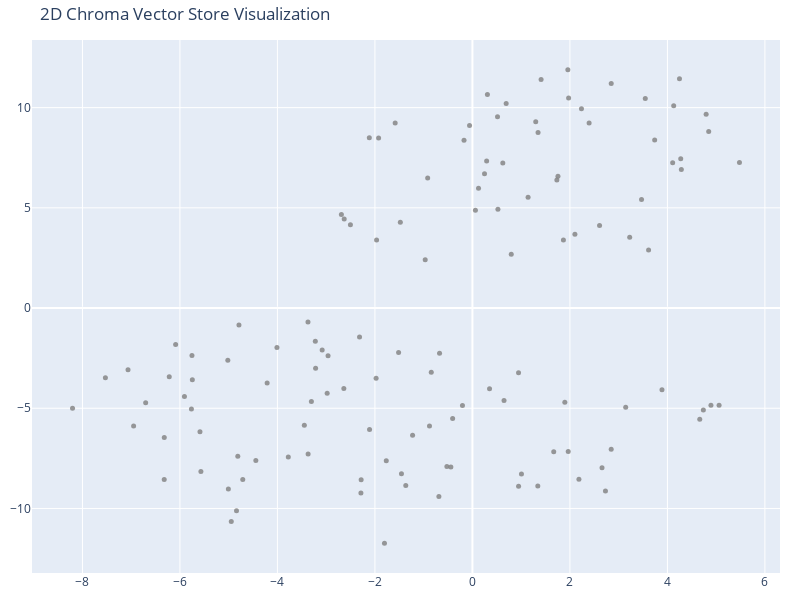

Notebook source saved alongside this figure:
### Code cell
tsne = TSNE(n_components=2, random_state=42)
reduced_vectors = tsne.fit_transform(vectors)

# Create the 2D scatter plot
fig = go.Figure(data=[go.Scatter(
    x=reduced_vectors[:, 0],
    y=reduced_vectors[:, 1],
    mode='markers',
    marker=dict(size=5, color=colors, opacity=0.8),
    text=[f"Type: {t}<br>Text: {d[:100]}..." for t, d in zip(doc_types, documents)],
    hoverinfo='text'
)])

fig.update_layout(title='2D Chroma Vector Store Visualization',
    scene=dict(xaxis_title='x',yaxis_title='y'),
    width=800,
    height=600,
    margin=dict(r=20, b=10, l=10, t=40)
)

fig.show()

### Figure 1 — Plotly figure (JSON) as saved in the notebook; plotly's stock layout.template omitted (floating-point values rounded to 4 significant figures)
{"data": [{"hoverinfo": "text", "marker": {"color": ["gray", "gray", "gray", "gray", "gray", "gray", "gray", "gray", "gray", "gray", "gray", "gray", "gray", "gray", "gray", "gray", "gray", "gray", "gray", "gray", "gray", "gray", "gray", "gray", "gray", "gray", "gray", "gray", "gray", "gray", "gray", "gray", "gray", "gray", "gray", "gray", "gray", "gray", "gray", "gray", "gray", "gray", "gray", "gray", "gray", "gray", "gray", "gray", "gray", "gray", "gray", "gray", "gray", "gray", "gray", "gray", "gray", "gray", "gray", "gray", "gray", "gray", "gray", "gray", "gray", "gray", "gray", "gray", "gray", "gray", "gray", "gray", "gray", "gray", "gray", "gray", "gray", "gray", "gray", "gray", "gray", "gray", "gray", "gray", "gray", "gray", "gray", "gray", "gray", "gray", "gray", "gray", "gray", "gray", "gray", "gray", "gray", "gray", "gray", "gray", "gray", "gray", "gray", "gray", "gray", "gray", "gray", "gray", "gray", "gray", "gray", "gray", "gray", "gray", "gray", "gray", "gray", "gray", "gray", "gray", "gray", "gray", "gray"], "opacity": 0.8, "size": 5}, "mode": "markers", "text": ["Type: unknown<br>Text: # About Insurellm\n\nInsurellm was founded by Avery Lancaster in 2015 as an insurance tech startup des...", "Type: unknown<br>Text: # Careers at Insurellm\n\nInsurellm is hiring! We are looking for talented software engineers, data sc...", "Type: unknown<br>Text: # Overview of Insurellm\n\nInsurellm is an innovative insurance tech firm with 200 employees across th...", "Type: unknown<br>Text: # Contract with Apex Reinsurance for Rellm: AI-Powered Enterprise Reinsurance Solution\n\n## Terms\n\n1....", "Type: unknown<br>Text: ## Renewal\n\n1. **Automatic Renewal**: This Agreement will automatically renew for successive one-yea...", "Type: unknown<br>Text: 2. **Seamless Integrations**: The architecture of Rellm allows for easy integration with existing sy...", "Type: unknown<br>Text: 1. **Technical Support**: Provider shall offer dedicated technical support to the Client via phone, ...", "Type: unknown<br>Text: **Insurellm, Inc.**  \n_____________________________  \nAuthorized Signature   \nDate: ________________...", "Type: unknown<br>Text: # Contract with Belvedere Insurance for Markellm\n\n## Terms\nThis Contract (\"Agreement\") is made and e...", "Type: unknown<br>Text: ## Renewal\n1. **Renewal Terms**: This Agreement may be renewed for additional one-year terms upon mu...", "Type: unknown<br>Text: ## Features\n1. **AI-Powered Matching**: Belvedere Insurance will benefit from Markellm's AI-powered ...", "Type: unknown<br>Text: ## Support\n1. **Technical Support**: Technical support will be available from 9 AM to 7 PM EST, Mond...", "Type: unknown<br>Text: **Belvedere Insurance**  \nSignature: ______________________  \nName: [Authorized Signatory]  \nTitle: ...", "Type: unknown<br>Text: # Contract with BrightWay Solutions for Markellm\n\n**Contract Date:** October 5, 2023  \n**Contract ID...", "Type: unknown<br>Text: 3. **Service Level Agreement (SLA):**  \n   Insurellm commits to a 99.9% uptime for the platform with...", "Type: unknown<br>Text: 2. **Real-Time Quote Availability:**  \n   Consumers sourced via BrightWay Solutions will receive rea...", "Type: unknown<br>Text: 3. **Training and Onboarding:**  \n   Insurellm agrees to provide one free training session on how to...", "Type: unknown<br>Text: # Contract with EverGuard Insurance for Rellm: AI-Powered Enterprise Reinsurance Solution\n\n**Contrac...", "Type: unknown<br>Text: 4. **Usage Rights**: EverGuard Insurance is granted a non-exclusive, non-transferable license to acc...", "Type: unknown<br>Text: 2. **Customizable Dashboard**: Users at EverGuard Insurance will have access to a customizable dashb...", "Type: unknown<br>Text: 3. **Updates and Upgrades**: EverGuard Insurance will receive all platform updates and upgrades at n...", "Type: unknown<br>Text: # Contract with GreenField Holdings for Markellm\n\n**Effective Date:** November 15, 2023  \n**Contract...", "Type: unknown<br>Text: ## Renewal\n1. **Automatic Renewal**: This contract will automatically renew for sequential one-year ...", "Type: unknown<br>Text: ## Features\n1. **AI-Powered Matching**: Access to advanced algorithms that connect GreenField Holdin...", "Type: unknown<br>Text: ## Support\n1. **Customer Support Access**: The Client will have access to dedicated support through ...", "Type: unknown<br>Text: **Signatures:**  \n_________________________                           _________________________  \n**...", "Type: unknown<br>Text: # Contract with Greenstone Insurance for Homellm\n\n---\n\n## Terms\n\n1. **Parties**: This Contract (\"Agr...", "Type: unknown<br>Text: 4. **Payment Terms**: \n   - The Customer shall pay an amount of $10,000 per month for the Standard T...", "Type: unknown<br>Text: ---\n\n## Features\n\n- **AI-Powered Risk Assessment**: Customer will have access to enhanced risk evalu...", "Type: unknown<br>Text: - **Customer Portal**: A dedicated portal will be provided, allowing the Customer's clients to manag...", "Type: unknown<br>Text: ______________________________  \n[Name], [Title]  \nDate: ______________________\n\n**For Greenstone In...", "Type: unknown<br>Text: # Contract with GreenValley Insurance for Homellm\n\n**Contract Date:** October 6, 2023  \n**Contract N...", "Type: unknown<br>Text: 4. **Confidentiality:** Both parties agree to maintain the confidentiality of proprietary informatio...", "Type: unknown<br>Text: 1. **AI-Powered Risk Assessment:** Access to advanced AI algorithms for real-time risk evaluations.\n...", "Type: unknown<br>Text: 3. **Regular Updates:** Insurellm will offer ongoing updates and enhancements to the Homellm platfor...", "Type: unknown<br>Text: # Contract with Pinnacle Insurance Co. for Homellm\n\n## Terms\nThis contract (\"Contract\") is entered i...", "Type: unknown<br>Text: ## Renewal\n1. **Renewal Terms**: At the end of the initial term, this Contract shall automatically r...", "Type: unknown<br>Text: ## Features\n1. **AI-Powered Risk Assessment**: Utilized for tailored underwriting decisions specific...", "Type: unknown<br>Text: ## Support\n1. **Technical Support**: Insurellm shall provide 24/7 technical support via an email and...", "Type: unknown<br>Text: # Contract with Roadway Insurance Inc. for Carllm\n\n---\n\n## Terms\n\n1. **Agreement Effective Date**: T...", "Type: unknown<br>Text: ---\n\n## Renewal\n\n1. **Automatic Renewal**: This agreement will automatically renew for an additional...", "Type: unknown<br>Text: ---\n\n## Features\n\n1. **Access to Core Features**: Roadway Insurance Inc. will have access to all Pro...", "Type: unknown<br>Text: ---\n\n## Support\n\n1. **Technical Support**: Roadway Insurance Inc. will receive priority technical su...", "Type: unknown<br>Text: # Contract with Stellar Insurance Co. for Rellm\n\n## Terms\nThis contract is made between **Insurellm*...", "Type: unknown<br>Text: ### Termination\nEither party may terminate this agreement with a **30-day written notice**. In the e...", "Type: unknown<br>Text: ## Features\nStellar Insurance Co. will receive access to the following features of the Rellm product...", "Type: unknown<br>Text: ## Support\nInsurellm provides Stellar Insurance Co. with the following support services:\n\n- **24/7 T...", "Type: unknown<br>Text: # Contract with TechDrive Insurance for Carllm\n\n**Contract Date:** October 1, 2024  \n**Contract Dura...", "Type: unknown<br>Text: ## Renewal\n\n1. **Automatic Renewal**: This contract shall automatically renew for additional one-yea...", "Type: unknown<br>Text: ## Support\n\n1. **Customer Support**: Insurellm will provide 24/7 customer support to TechDrive Insur...", "Type: unknown<br>Text: **TechDrive Insurance Representative:**  \nName: Sarah Johnson  \nTitle: Operations Director  \nDate: _...", "Type: unknown<br>Text: # Contract with Velocity Auto Solutions for Carllm\n\n**Contract Date:** October 1, 2023  \n**Contract ...", "Type: unknown<br>Text: ## Renewal\n\n1. **Automatic Renewal**: This contract will automatically renew for successive 12-month...", "Type: unknown<br>Text: ## Support\n\n1. **Customer Support**: Velocity Auto Solutions will have access to Insurellm’s custome...", "Type: unknown<br>Text: # HR Record\n\n# Alex Chen\n\n## Summary\n- **Date of Birth:** March 15, 1990  \n- **Job Title:** Backend ...", "Type: unknown<br>Text: ## Annual Performance History\n- **2020:**  \n  - Completed onboarding successfully.  \n  - Met expecta...", "Type: unknown<br>Text: ## Compensation History\n- **2020:** Base Salary: $80,000  \n- **2021:** Base Salary Increase to $90,0...", "Type: unknown<br>Text: Alex Chen continues to be a vital asset at Insurellm, contributing significantly to innovative backe...", "Type: unknown<br>Text: # HR Record\n\n# Alex Harper\n\n## Summary\n- **Date of Birth**: March 15, 1993  \n- **Job Title**: Sales ...", "Type: unknown<br>Text: ## Annual Performance History  \n- **2021**:  \n  - **Performance Rating**: 4.5/5  \n  - **Key Achievem...", "Type: unknown<br>Text: - **2022**:  \n  - **Base Salary**: $65,000 (Promotion to Senior SDR)  \n  - **Bonus**: $13,000 (20% o...", "Type: unknown<br>Text: # HR Record\n\n# Alex Thomson\n\n## Summary\n- **Date of Birth:** March 15, 1995  \n- **Job Title:** Sales...", "Type: unknown<br>Text: ## Annual Performance History  \n- **2022** - Rated as \"Exceeds Expectations.\" Alex Thomson achieved ...", "Type: unknown<br>Text: ## Other HR Notes\n- Alex Thomson is an active member of the Diversity and Inclusion committee at Ins...", "Type: unknown<br>Text: # Avery Lancaster\n\n## Summary\n- **Date of Birth**: March 15, 1985  \n- **Job Title**: Co-Founder & Ch...", "Type: unknown<br>Text: - **2010 - 2013**: Business Analyst at Edge Analytics  \n  Prior to joining Innovate, Avery worked as...", "Type: unknown<br>Text: - **2018**: **Exceeds Expectations**  \n  Under Avery’s pivoted vision, Insurellm launched two new su...", "Type: unknown<br>Text: - **2022**: **Satisfactory**  \n  Avery focused on rebuilding team dynamics and addressing employee c...", "Type: unknown<br>Text: ## Compensation History\n- **2015**: $150,000 base salary + Significant equity stake  \n- **2016**: $1...", "Type: unknown<br>Text: ## Other HR Notes\n- **Professional Development**: Avery has actively participated in leadership trai...", "Type: unknown<br>Text: # HR Record\n\n# Emily Carter\n\n## Summary\n- **Date of Birth:** August 12, 1990  \n- **Job Title:** Acco...", "Type: unknown<br>Text: - **2017-2019:** Marketing Intern  \n  - Assisted with market research and campaign development for s...", "Type: unknown<br>Text: ## Compensation History\n| Year | Base Salary | Bonus         | Total Compensation |\n|------|--------...", "Type: unknown<br>Text: Emily Carter exemplifies the kind of talent that drives Insurellm's success and is an invaluable ass...", "Type: unknown<br>Text: # HR Record\n\n# Emily Tran\n\n## Summary\n- **Date of Birth:** March 18, 1991  \n- **Job Title:** Digital...", "Type: unknown<br>Text: - **January 2017 - May 2018**: Marketing Intern  \n  - Supported the Marketing team by collaborating ...", "Type: unknown<br>Text: - **2021**:  \n  - Performance Rating: Meets Expectations  \n  - Key Achievements: Contributed to the ...", "Type: unknown<br>Text: - **Professional Development Goals**:  \n  - Emily Tran aims to become a Marketing Manager within the...", "Type: unknown<br>Text: # HR Record\n\n# Jordan Blake\n\n## Summary\n- **Date of Birth:** March 15, 1993  \n- **Job Title:** Sales...", "Type: unknown<br>Text: ## Annual Performance History\n- **2021:** First year at Insurellm; achieved 90% of monthly targets. ...", "Type: unknown<br>Text: ## Other HR Notes\n- Jordan has shown an interest in continuing education, actively participating in ...", "Type: unknown<br>Text: # HR Record\n\n# Jordan K. Bishop\n\n## Summary\n- **Date of Birth:** March 15, 1990\n- **Job Title:** Fro...", "Type: unknown<br>Text: ## Annual Performance History\n- **2019:** Exceeds Expectations - Continuously delivered high-quality...", "Type: unknown<br>Text: ## Compensation History\n- **June 2018:** Starting Salary - $85,000\n- **June 2019:** Salary Increase ...", "Type: unknown<br>Text: ## Other HR Notes\n- Jordan K. Bishop has been an integral part of club initiatives, including the In...", "Type: unknown<br>Text: # HR Record\n\n# Maxine Thompson\n\n## Summary\n- **Date of Birth:** January 15, 1991  \n- **Job Title:** ...", "Type: unknown<br>Text: ## Insurellm Career Progression\n- **January 2017 - October 2018**: **Junior Data Engineer**  \n  * Ma...", "Type: unknown<br>Text: - **January 2021 - Present**: **Senior Data Engineer**  \n  * Maxine was promoted to Senior Data Engi...", "Type: unknown<br>Text: ## Annual Performance History\n- **2017**: *Meets Expectations*  \n  Maxine showed potential in her ro...", "Type: unknown<br>Text: - **2021**: *Exceeds Expectations*  \n  Maxine spearheaded the transition to a new data warehousing s...", "Type: unknown<br>Text: ## Compensation History\n- **2017**: $70,000 (Junior Data Engineer)  \n- **2018**: $75,000 (Junior Dat...", "Type: unknown<br>Text: # HR Record\n\n# Oliver Spencer\n\n## Summary\n- **Date of Birth**: May 14, 1990  \n- **Job Title**: Backe...", "Type: unknown<br>Text: ## Annual Performance History\n- **2018**: **3/5** - Adaptable team player but still learning to take...", "Type: unknown<br>Text: ## Compensation History\n- **March 2018**: Initial salary of $80,000.\n- **July 2019**: Salary increas...", "Type: unknown<br>Text: # Samantha Greene\n\n## Summary\n- **Date of Birth:** October 14, 1990\n- **Job Title:** HR Generalist\n-...", "Type: unknown<br>Text: ## Annual Performance History\n- **2020:** Exceeds Expectations  \n  Samantha Greene demonstrated exce...", "Type: unknown<br>Text: ## Compensation History\n- **2020:** Base Salary - $55,000  \n  The entry-level salary matched industr...", "Type: unknown<br>Text: - **2023:** Base Salary - $70,000  \n  Recognized for substantial improvement in employee relations m...", "Type: unknown<br>Text: # HR Record\n\n# Samuel Trenton\n\n## Summary\n- **Date of Birth:** April 12, 1989  \n- **Job Title:** Sen...", "Type: unknown<br>Text: ## Annual Performance History\n- **2023:** Rating: 4.5/5  \n  *Samuel exceeded expectations, successfu...", "Type: unknown<br>Text: ## Compensation History\n- **2023:** Base Salary: $115,000 + Bonus: $15,000  \n  *Annual bonus based o...", "Type: unknown<br>Text: - **Engagement in Company Culture:** Regularly participates in team-building events and contributes ...", "Type: unknown<br>Text: # Product Summary\n\n# Carllm\n\n## Summary\n\nCarllm is an innovative auto insurance product developed by...", "Type: unknown<br>Text: - **Instant Quoting**: With Carllm, insurance companies can offer near-instant quotes to customers, ...", "Type: unknown<br>Text: - **Mobile Integration**: Carllm is designed to work seamlessly with mobile applications, providing ...", "Type: unknown<br>Text: - **Professional Tier**: $2,500/month\n  - For medium-sized companies.\n  - All Basic Tier features pl...", "Type: unknown<br>Text: ### Q2 2025: Customer Experience Improvements\n- Launch of a new **mobile app** for end-users.\n- Intr...", "Type: unknown<br>Text: # Product Summary\n\n# Homellm\n\n## Summary\nHomellm is an innovative home insurance product developed b...", "Type: unknown<br>Text: ### 2. Dynamic Pricing Model\nWith Homellm's innovative dynamic pricing model, insurance providers ca...", "Type: unknown<br>Text: ### 5. Multi-Channel Integration\nHomellm seamlessly integrates into existing insurance platforms, pr...", "Type: unknown<br>Text: - **Basic Tier:** Starting at $5,000/month for small insurers with basic integration features.\n- **S...", "Type: unknown<br>Text: All tiers include a comprehensive training program and ongoing updates to ensure optimal performance...", "Type: unknown<br>Text: With Homellm, Insurellm is committed to transforming the landscape of home insurance, ensuring both ...", "Type: unknown<br>Text: # Product Summary\n\n# Markellm\n\n## Summary\n\nMarkellm is an innovative two-sided marketplace designed ...", "Type: unknown<br>Text: - **User-Friendly Interface**: Designed with user experience in mind, Markellm features an intuitive...", "Type: unknown<br>Text: - **Customer Support**: Our dedicated support team is always available to assist both consumers and ...", "Type: unknown<br>Text: ### For Insurance Companies:\n- **Basic Listing Fee**: $199/month for a featured listing on the platf...", "Type: unknown<br>Text: ### Q3 2025\n- Initiate a comprehensive marketing campaign targeting both consumers and insurers to i...", "Type: unknown<br>Text: # Product Summary\n\n# Rellm: AI-Powered Enterprise Reinsurance Solution\n\n## Summary\n\nRellm is an inno...", "Type: unknown<br>Text: ### Seamless Integrations\nRellm's architecture is designed for effortless integration with existing ...", "Type: unknown<br>Text: ### Regulatory Compliance Tools\nRellm includes built-in compliance tracking features to help organiz...", "Type: unknown<br>Text: Join the growing number of organizations leveraging Rellm to enhance their reinsurance processes whi...", "Type: unknown<br>Text: Experience the future of reinsurance with Rellm, where innovation meets reliability. Let Insurellm h..."], "type": "scatter", "x": [-4.947, 0.7965, -4.84, -5.746, 3.144, -8.203, -4.01, -3.373, -0.844, 5.06, -2.11, -3.223, -0.6744, 0.3512, 1.896, 0.6484, -2.315, -6.219, -7.065, -7.529, -4.79, -1.514, 4.737, -2.287, 0.9464, -1.804, -2.638, 3.889, -3.777, -2.961, -1.976, -2.98, -3.303, -3.448, -3.217, -4.211, 4.893, -3.371, -3.082, 2.729, 4.663, -2.283, 0.9469, -5.753, -6.088, -5.764, -5.018, 2.185, 2.659, 1.006, 1.342, 1.966, 2.847, 1.668, 1.755, -1.585, 2.237, -0.9686, 0.2916, -0.05956, 1.299, 0.2482, 0.3075, 0.1249, -1.966, -2.503, -2.688, -2.63, 1.409, -1.479, -0.1724, 2.608, 4.248, 3.614, 1.867, 2.103, 0.5148, 3.226, 0.6232, 1.346, 0.06181, 1.142, -2.115, 1.958, 0.5232, 5.478, 4.108, 4.273, 4.847, 4.286, 3.738, 1.732, -1.925, 2.394, 4.129, 4.795, 2.847, 3.546, -0.9177, 0.6923, 1.973, 3.469, -0.6878, -1.367, -0.5238, -0.4423, -1.456, -4.813, -4.443, -4.711, -6.323, -5.57, -5.006, -1.228, -0.8811, -0.406, -0.2038, -1.767, -5.589, -6.95, -5.908, -6.321, -6.703], "y": [-10.65, 2.688, -10.11, -3.576, -4.945, -5.005, -1.969, -0.7017, -3.205, -4.851, -6.066, -1.656, -2.253, -4.027, -4.706, -4.609, -1.446, -3.424, -3.078, -3.472, -0.8427, -2.219, -5.089, -9.233, -3.226, -11.73, -4.016, -4.079, -7.429, -2.381, -3.509, -4.254, -4.669, -5.842, -3.005, -3.741, -4.847, -7.278, -2.096, -9.126, -5.547, -8.567, -8.893, -2.371, -1.823, -5.044, -2.608, -8.537, -7.969, -8.284, -8.877, -7.158, -7.046, -7.169, 6.581, 9.227, 9.94, 2.403, 7.335, 9.104, 9.3, 6.707, 10.65, 5.974, 3.39, 4.151, 4.666, 4.444, 11.4, 4.287, 8.368, 4.114, 11.44, 2.898, 3.398, 3.683, 9.544, 3.527, 7.238, 8.758, 4.881, 5.524, 8.5, 11.89, 4.926, 7.259, 7.256, 7.448, 8.815, 6.915, 8.382, 6.386, 8.488, 9.237, 10.1, 9.664, 11.21, 10.46, 6.493, 10.2, 10.48, 5.413, -9.407, -8.849, -7.907, -7.927, -8.268, -7.391, -7.612, -8.556, -8.551, -8.162, -9.025, -6.353, -5.891, -5.505, -4.86, -7.623, -6.167, -5.886, -4.419, -6.463, -4.73]}], "layout": {"height": 600, "margin": {"b": 10, "l": 10, "r": 20, "t": 40}, "scene": {"xaxis": {"title": {"text": "x"}}, "yaxis": {"title": {"text": "y"}}}, "title": {"text": "2D Chroma Vector Store Visualization"}, "width": 800}}
